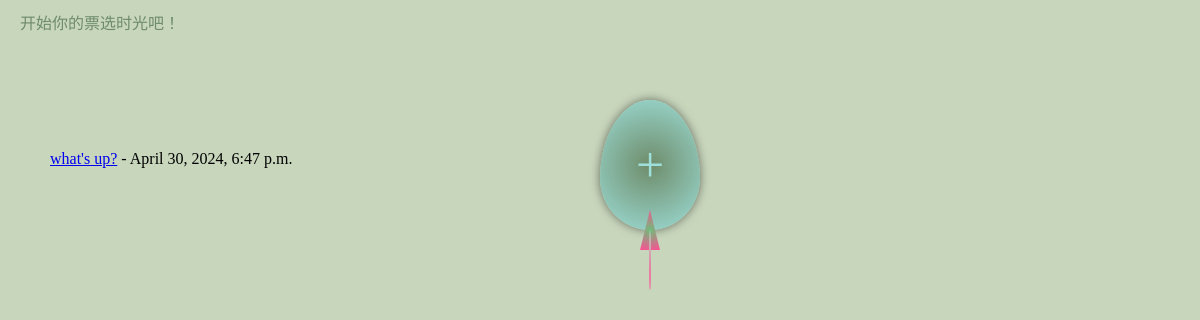
Before: /polls/main/ with the older database file.
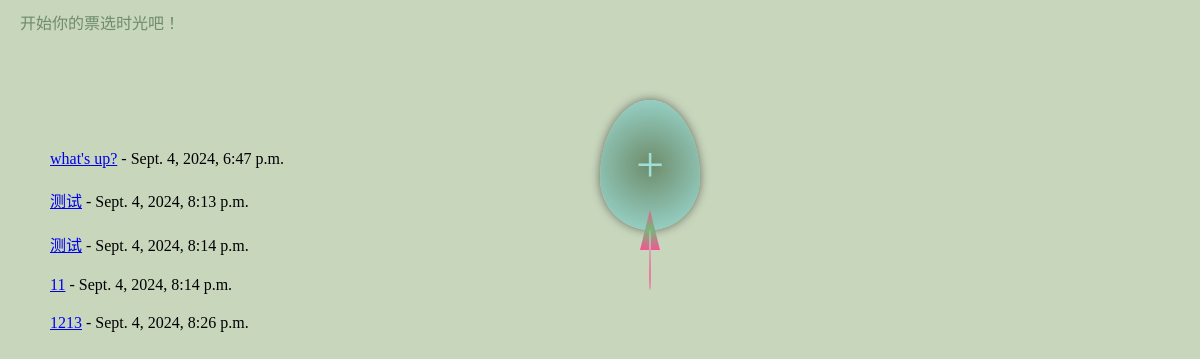
After: the same page with the newer database file.
### polls/models.py (models this page shows, shortened)
class Question(models.Model):
    question_text = models.CharField(max_length=200)
    pub_date = models.DateTimeField('date published') #pub_date 表示发布日期

### polls/views.py (the view)
# urls.py: path('main/', views.main, name='main'),
def main(request):
    all_questions = Question.objects.order_by("pub_date")
    context = {"all_questions": all_questions}
    return render(request, 'polls/main.html', context)

### polls/templates/polls/main.html (shortened to what this page needs)
<!DOCTYPE html>
<html lang="en">
<head>
    {% load static %}
    <link rel="stylesheet" href="{% static 'polls/mainpage.css' %}">
</head>
<body>
    <div>
        <label class="font1">开始你的票选时光吧！</label>
        <a href="{% url 'polls:add_question' %}" class="add-question">+</a>
    </div>
    <div class="content">
        {% if all_questions %}
            <ul>
            {% for question in all_questions %}
                <li><a href="/polls/{{ question.id }}/">{{ question.question_text }}</a> - {{ question.pub_date }}</li>
            {% endfor %}
            </ul>
        {% else %}
            <p>No questions are available.</p>
        {% endif %}
    </div>
</body>
</html>

### polls/static/polls/mainpage.css (style rules this page uses)
body { margin: 0; padding: 0; background: rgb(200, 214, 188); position: relative; }
.font1 { font-family: 'Times New Roman', serif; font-size: 1rem; color: #6e8c6a; position: fixed; top: 10px; left: 20px; }
.content { margin-top: 150px; margin-left:50px; }
.content ul { list-style-type: none; padding: 0; }
.content li { margin-bottom: 20px; }
.add-question { font-size: 50px; text-decoration: none; color: #9edfd9; position: fixed; top: 100px; right: 500px; width: 100px; height: 130px; background: radial-gradient(circle, #6e8c6a, #9edfd9); border-radius: 50% 50% 50% 50% / 60% 60% 40% 40%; display: flex; justify-content: center; align-items: center; box-shadow: 0 0 10px rgba(0, 0, 0, 0.5); transition: transform 0.3s; }
.add-question::before { content: ''; position: absolute; bottom: -20px; left: 50%; transform: translateX(-50%); width: 20px; height: 40px; background: radial-gradient(circle, #6cbe79, #ff4d94); clip-path: polygon(50% 0%, 0% 100%, 100% 100%); }
.add-question::after { content: ''; position: absolute; bottom: -60px; left: 50%; transform: translateX(-50%); width: 2px; height: 60px; background: linear-gradient(to bottom, #bad5bf, #ff4d94); border-radius: 50%; animation: wave 2s infinite; }

Changed rows visible on the page:
changed Question "what's up?": pub_date "April 30, 2024, 6:47 p.m." → "Sept. 4, 2024, 6:47 p.m."
added Question: question_text "测试", pub_date "Sept. 4, 2024, 8:13 p.m."
added Question: question_text "测试", pub_date "Sept. 4, 2024, 8:14 p.m."
added Question: question_text "11", pub_date "Sept. 4, 2024, 8:14 p.m."
added Question: question_text "1213", pub_date "Sept. 4, 2024, 8:26 p.m."
